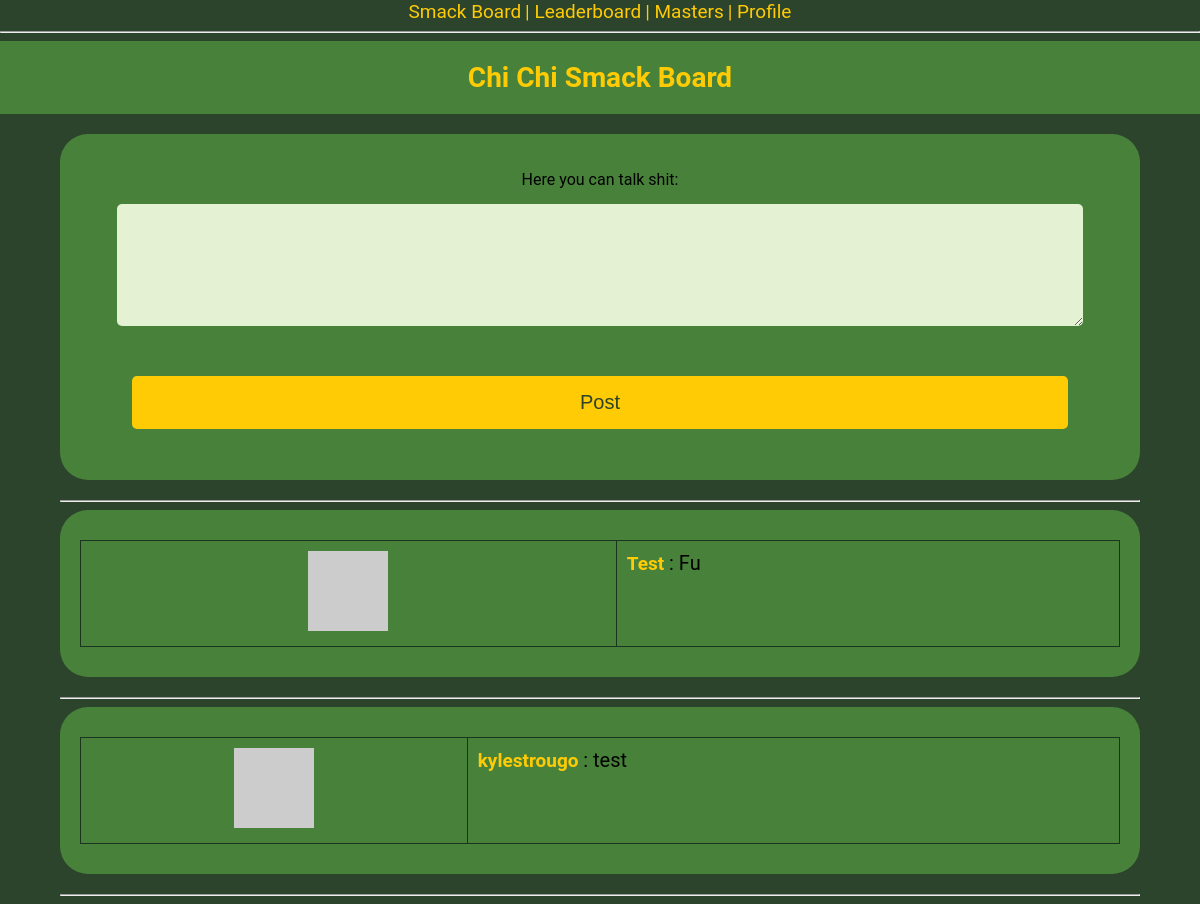
The page /smack (signed in) on the database its author committed.
### app/models.py (models this page shows, shortened)
class Post(db.Model):
    id = db.Column(db.Integer, primary_key=True)
    body = db.Column(db.String(140))
    timestamp = db.Column(db.DateTime, index=True, default=datetime.utcnow)
    user_id = db.Column(db.Integer, db.ForeignKey('user.id'))

class User(UserMixin, db.Model):
    id = db.Column(db.Integer, primary_key=True)
    username = db.Column(db.String(64), index=True, unique=True)
    email = db.Column(db.String(120), index=True, unique=True)
    password_hash = db.Column(db.String(128))
    posts = db.relationship('Post', backref='author', lazy='dynamic')
    draft = db.relationship('Draft', backref='user', lazy='dynamic')
    about_me = db.Column(db.String(140))
    last_seen = db.Column(db.DateTime, default=datetime.utcnow)
    def avatar(self, size):
        digest = md5(self.email.lower().encode('utf-8')).hexdigest()
        return 'https://www.gravatar.com/avatar/{}?d=identicon&s={}'.format(
            digest, size)

### app/routes.py (the view)
@app.route('/smack', methods=['GET', 'POST'])
@login_required
def smack():
    trigger = TournamentStatus.query.first()
    trigger = trigger.status
    print("Smack: ", trigger)
    form = PostForm()
    if form.validate_on_submit():
        post = Post(body=form.post.data, author=current_user)
        db.session.add(post)
        db.session.commit()
        flash('Your shit talk is now live')
        return redirect(url_for('smack'))
    posts = Post.query.order_by(Post.timestamp.desc()).all()
    return render_template("smack.html", title='Smack Board', form=form,
                           posts=posts, trigger=trigger)

### app/forms.py
class PostForm(FlaskForm):
    post = TextAreaField('Here you can talk shit:', validators=[
        DataRequired(), Length(min=1, max=140)])
    submit = SubmitField('Submit')

### app/models.py (called while the page is built)
@login.user_loader
def load_user(id):
    return User.query.get(int(id))

### app/routes.py (called while the page is built)
@app.before_request
def before_request():
    if current_user.is_authenticated:
        current_user.last_seen = datetime.utcnow()
        db.session.commit()

### app/templates/smack.html (shortened to what this page needs)
{% extends "base.html" %}
{% block content %}
<h1 class="header">Chi Chi Smack Board</h1>
    <div class="container" style="text-align: center;">
        {% if form %}
            <form action="" method="post" class="post">
                <p>
                    {{ form.post.label }}<br>
                    {{ form.post(size=32, rows=4) }}<br>
                </p>
                <p>
                    <button type="submit" style="font-size: 20px;">Post</button>
                </p>
            </form>
        {% endif %}
        <hr>
        {% for post in posts %}
            <form class="post">
                {% if trigger == 1 %}
                <table>
                    <tr valign="top">
                        <td><img src="{{ post.author.avatar(36) }}"></td>
                        <td style="text-align: left;">
<a href="{{ url_for('user', username=post.author.username) }}" style="color: blue; text-decoration: underline;">{{ post.author.username }}</a>:  {{ post.body }}
</td>
                    </tr >
                </table>
                {% else %}
               <table>
                    <tr valign="top">
                        <td><img src="{{ post.author.avatar(36) }}"></td>
                        <td style="text-align: left;">
                            <a>
                                <strong>
                                {{ post.author.username }}
                                </strong>
                            </a>
                            :  {{ post.body }}
                        </td>
                    </tr >
                </table>
                {% endif %}
            </form>
        <hr>
        {% endfor %}
    </div>
{% endblock %}

### app/templates/base.html (style rules this page uses)
body { font-family: 'Roboto', sans-serif; margin: 0; padding: 0; background-color: #2c442b; }
h1 { text-align: center; background-color: #48823a; color: #ffcb05; padding: 20px; margin: 0; font-size: 28px; }
table { border-collapse: collapse; width: 100%; margin: 10px 0; background-color: #fff; }
th, td { border: 1px solid #1a351d; padding: 10px; text-align: center; font-size: 20px; }
a { color: #ffcb05; text-decoration: none; font-size: 19px; }

### app/templates/smack.html (style rules this page uses)
.container { width: 90%; margin: 0 auto; border-radius: 28px; }
.header { margin-bottom: 20px; }
table { background-color: #48823a; width: 100%; }
h1 { color: #ffcb05; text-align: center; font-size: 28px; }
form { background-color: #48823a; padding: 20px; border-radius: 28px; }
.post { background-color: #48823a; padding: 20px; text-align: center; border-radius: 28px; margin-bottom: 20px; }
input[type="text"], textarea { padding: 15px; width: 90%; margin: 15px 0; border: none; background-color: #e4f1d3; color: #2c442b; font-size: 20px; border-radius: 5px; }
button { padding: 15px; width: 90%; margin: 15px 0; border: none; background-color: #ffcb05; color: #2c442b; font-size: 20px; border-radius: 5px; }

### rows shown on the page
Post: author.username "Test", body "Fu"
Post: author.username "kylestrougo", body "test"
